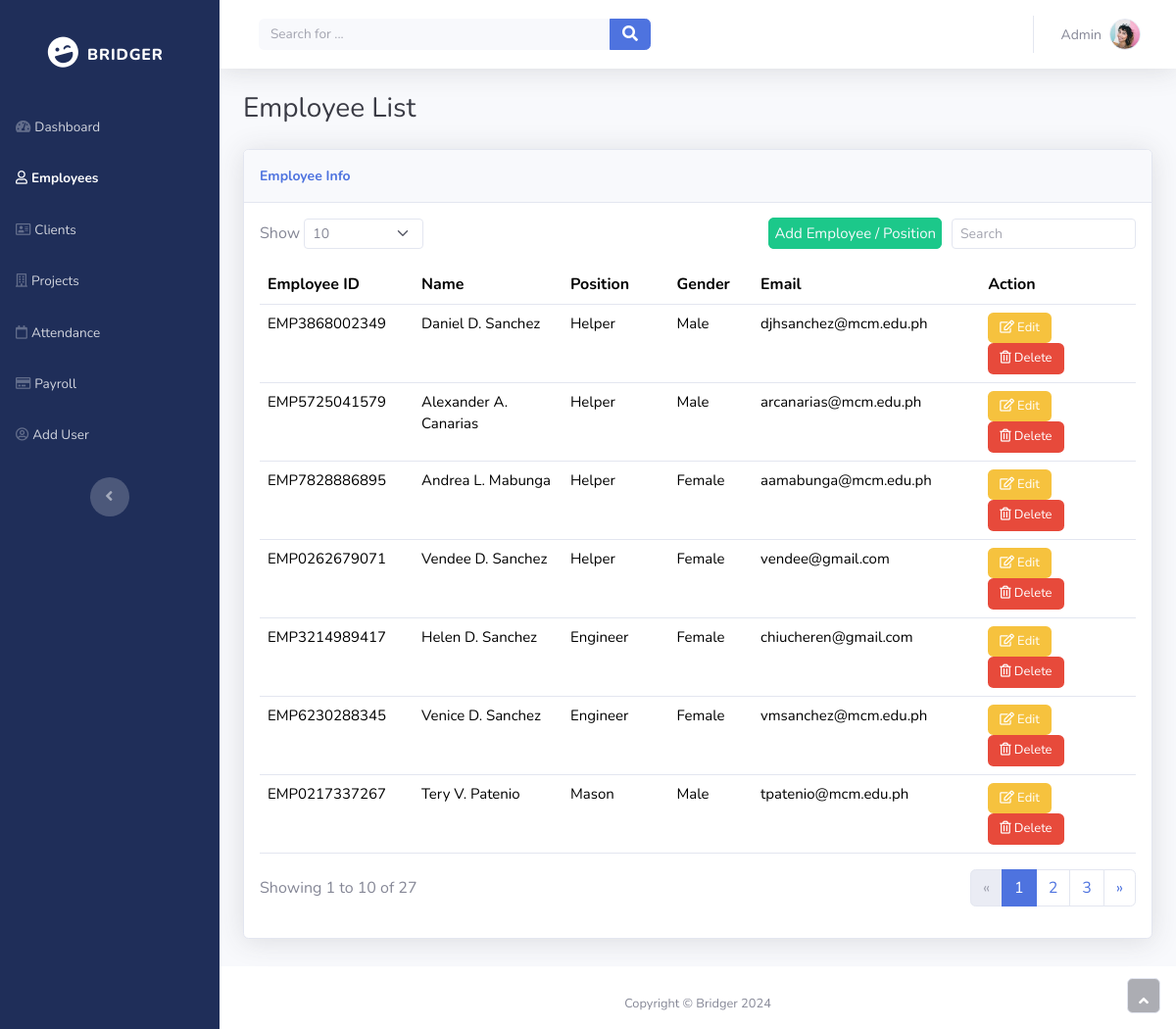
/n_employee, run on the app's committed database.
### tables this page shows
CREATE TABLE "employee" (
	"empID"	TEXT NOT NULL UNIQUE,
	"posID"	TEXT NOT NULL,
	"empFName"	TEXT NOT NULL,
	"empLName"	TEXT NOT NULL,
	"empInitial"	TEXT NOT NULL,
	"gender"	INTEGER NOT NULL,
	"birthdate"	TEXT NOT NULL,
	"age"	INTEGER NOT NULL,
	"contact"	NUMERIC NOT NULL,
	"email"	TEXT NOT NULL,
	PRIMARY KEY("empID"),
	FOREIGN KEY("posID") REFERENCES "position"("posID")
);

CREATE TABLE "position" (
	"posID"	TEXT NOT NULL UNIQUE,
	"type"	TEXT NOT NULL,
	PRIMARY KEY("posID")
);

CREATE TABLE "gender" (
	"gender_id"	INTEGER NOT NULL UNIQUE,
	"type"	TEXT NOT NULL,
	PRIMARY KEY("gender_id")
);

### app.py (the view)
@app.route('/n_employee')
def view_employees():
    try:
        connection = get_db_connection()
        cursor = connection.cursor()
        cursor.execute("SELECT * FROM EmployeeInfo")
        employees = cursor.fetchall()
        return render_template('n_employee.html', employees=employees)
    except Exception as e:
        return render_template('n_employee.html', message="Error fetching employees: {}".format(e))
    finally:
        connection.close()

### app.py (called while the page is built)
def get_db_connection():
    connection = sqlite3.connect('test.db')
    connection.row_factory = sqlite3.Row
    return connection

### templates/n_employee.html (shortened to what this page needs)
<!DOCTYPE html>
<html data-bs-theme="light" lang="en">
<head>
    <link rel="stylesheet" href="{{ url_for('static', filename='bootstrap/css/bootstrap.min.css') }}">
    <link rel="stylesheet" href="{{ url_for('static', filename='fonts/fontawesome-all.min.css') }}">
</head>
<body id="page-top">
    <div id="wrapper">
        <nav class="navbar align-items-start sidebar sidebar-dark accordion bg-gradient-primary p-0 navbar-dark" style="background: #1f2e59;--bs-primary: #1f2e59;--bs-primary-rgb: 31,46,89;">
            <div class="container-fluid d-flex flex-column p-0"><a class="navbar-brand d-flex justify-content-center align-items-center sidebar-brand m-0" href="#" style="padding-bottom: 79px;">
                    <div class="sidebar-brand-icon rotate-n-15"><i class="fas fa-laugh-wink" style="padding-bottom: 0px;padding-top: 63px;"></i></div>
                    <div class="sidebar-brand-text mx-3" style="padding-bottom: 0px;padding-top: 63px;"><span style="padding-bottom: 0px;padding-top: 63px;">bridger</span></div>
                </a>
                <ul class="navbar-nav text-light" id="accordionSidebar">
                    <li class="nav-item"><a class="nav-link" href="/n_dashboard"><i class="fas fa-tachometer-alt"></i><span>Dashboard</span></a></li>
                    <li class="nav-item"><a class="nav-link active" href="/n_employee"><i class="far fa-user"></i><span>Employees</span></a></li>
                    <li class="nav-item"><a class="nav-link" href="/n_client"><i class="far fa-address-card"></i><span>Clients</span></a></li>
                    <li class="nav-item"><a class="nav-link" href="/n_project"><i class="far fa-building"></i><span>Projects</span></a></li>
                    <li class="nav-item"><a class="nav-link" href="/n_attendance_project"><i class="far fa-calendar"></i><span>Attendance</span></a></li>
                    <li class="nav-item"><a class="nav-link" href="/#"><i class="far fa-credit-card"></i><span>Payroll</span></a></li>
                    <li class="nav-item"><a class="nav-link" href="/add_user"><i class="far fa-user-circle"></i></i><span>Add User</span></a></li>
                </ul>
                <div class="text-center d-none d-md-inline"><button class="btn rounded-circle border-0" id="sidebarToggle" type="button"></button></div>
            </div>
        </nav>
        <div class="d-flex flex-column" id="content-wrapper">
            <div id="content">
                <nav class="navbar navbar-expand bg-white shadow mb-4 topbar static-top navbar-light">
                    <div class="container-fluid"><button class="btn btn-link d-md-none rounded-circle me-3" id="sidebarToggleTop" type="button"></button>
                        <form id="searchForm" class="d-none d-sm-inline-block me-auto ms-md-3 my-2 my-md-0 mw-100 navbar-search" onsubmit="searchEmployee(); return false;">
                            <div class="input-group">
                                <input id="searchInput" class="bg-light form-control border-0 small" type="text" placeholder="Search for ...">
                                <button class="btn btn-primary py-0" type="submit"><i class="fas fa-search"></i></button>
                            </div>
                        </form>
                        <ul class="navbar-nav flex-nowrap ms-auto">
                            <li class="nav-item dropdown no-arrow">
                                <div class="nav-item dropdown no-arrow"><a class="dropdown-toggle nav-link" aria-expanded="false" data-bs-toggle="dropdown" href="#"><span class="d-none d-lg-inline me-2 text-gray-600 small">Admin</span><img class="border rounded-circle img-profile" src="{{ url_for('static', filename='img/avatars/avatar1.jpeg') }}"></a>
                                </div>
                            </li>
                        </ul>
                    </div>
                </nav>
                <div class="container-fluid">
                    <h3 class="text-dark mb-4">Employee List</h3>
                    <div class="card shadow">
                        <div class="card-header py-3" style="font-size: 14px;">
                            <p class="text-primary m-0 fw-bold">Employee Info</p>
                        </div>
                        <div class="card-body">
                            <div class="row">
                                <div class="col-md-6 text-nowrap">
                                    <div id="dataTable_length" class="dataTables_length" aria-controls="dataTable"><label class="form-label">Show&nbsp;<select class="d-inline-block form-select form-select-sm">
                                                <option value="10" selected="">10</option>
                                            </select>&nbsp;</label></div>
                                </div>
                                <div class="col-md-6">
                                    <div class="text-md-end dataTables_filter" id="dataTable_filter">
                                        <a href="/n_add_emp" style="margin-right: 10px;border-radius: 6px;border-style: solid;border-color: var(--bs-form-valid-color);background: var(--bs-form-valid-color);color: var(--bs-card-cap-bg);padding-right: 3px;padding-top: 3px;padding-bottom: 3px;padding-left: 3px;text-decoration: none;font-size: 15px;">Add Employee / Position</a><label class="form-label">
                                        <input type="search" class="form-control form-control-sm" aria-controls="dataTable" placeholder="Search"></label></div>
                                </div>
                            </div>
                            <div class="table-responsive table mt-2" id="dataTable" role="grid" aria-describedby="dataTable_info">
                                <table class="table my-0" id="dataTable">
                                    <thead>
                                        <tr>
                                            <th style="width: 43px;padding-right: 0px;">Employee ID</th>
                                            <th style="width: 30px;">Name</th>
                                            <th style="width: 30px;">Position</th>
                                            <th style="width: 30px;">Gender</th>
                                            <th style="width: 30px;">Email</th>
                                            <th style="width: 130.594px;">Action</th>
                                        </tr>
                                    </thead>
                                    <tbody>
                                    {% for employee in employees %}
                                        <tr id="employee_row_{{ employee[0] }}">
                                            <td style="padding-right: 0px;font-size: 15px;width: 107.969px;">{{ employee[0] }}</td>
                                            <td style="width: 124.969px;font-size: 15px;">{{ employee[1] }} {{ employee[3] }}. {{ employee[2] }}</td>
                                            <td style="width: 89.266px;font-size: 15px;">{{ employee[4] }}</td>
                                            <td style="font-size: 15px;width: 53.0312px;">{{ employee[5] }}</td>
                                            <td style="width: 125.047px;font-size: 15px;">{{ employee[6] }}</td>
                                            <td><button class="btn btn-primary" type="button" style="margin-right: 10px;background: var(--bs-yellow);border-style: none;font-size: 13px;"><i class="far fa-edit"></i>&nbsp;Edit</button>
                                                <button class="btn btn-primary delete-btn" type="button" style="background: var(--bs-form-invalid-border-color);border-style: none;font-size: 13px;" onclick="deleteEmployee('{{ employee[0] }}')">
                                                    <i class="far fa-trash-alt"></i>&nbsp;Delete
                                                </button>
                                            </td>
                                        </tr>
                                    {% endfor %}
                                    </tbody>
                                </table>
                            </div>
                            <div class="row">
                                <div class="col-md-6 align-self-center">
                                    <p id="dataTable_info" class="dataTables_info" role="status" aria-live="polite">Showing 1 to 10 of 27</p>
                                </div>
                                <div class="col-md-6">
                                    <nav class="d-lg-flex justify-content-lg-end dataTables_paginate paging_simple_numbers">
                                        <ul class="pagination">
                                            <li class="page-item disabled"><a class="page-link" aria-label="Previous" href="#"><span aria-hidden="true">«</span></a></li>
                                            <li class="page-item active"><a class="page-link" href="#">1</a></li>
                                            <li class="page-item"><a class="page-link" href="#">2</a></li>
                                            <li class="page-item"><a class="page-link" href="#">3</a></li>
                                            <li class="page-item"><a class="page-link" aria-label="Next" href="#"><span aria-hidden="true">»</span></a></li>
                                        </ul>
                                    </nav>
                                </div>
                            </div>
                        </div>
                    </div>
                </div>
            </div>
            <footer class="bg-white sticky-footer" style="height: 62.8px;margin-top: 28px;">
                <div class="container my-auto">
                    <div class="text-center my-auto copyright"><span>Copyright © Bridger 2024</span></div>
                </div>
            </footer>
        </div><a class="border rounded d-inline scroll-to-top" href="#page-top" style="height: 36px;width: 34px;"><i class="fas fa-angle-up"></i></a>
    </div>
</body>
</html>

### data on the page
employee: empID "EMP3868002349", empFName "Daniel", empInitial "D", empLName "Sanchez", type "Helper", type "Male", email "djhsanchez@mcm.edu.ph"
employee: empID "EMP5725041579", empFName "Alexander", empInitial "A", empLName "Canarias", type "Helper", type "Male", email "arcanarias@mcm.edu.ph"
employee: empID "EMP7828886895", empFName "Andrea", empInitial "L", empLName "Mabunga", type "Helper", type "Female", email "aamabunga@mcm.edu.ph"
employee: empID "EMP0262679071", empFName "Vendee", empInitial "D", empLName "Sanchez", type "Helper", type "Female", email "vendee@gmail.com"
employee: empID "EMP3214989417", empFName "Helen", empInitial "D", empLName "Sanchez", type "Engineer", type "Female", email "chiucheren@gmail.com"
employee: empID "EMP6230288345", empFName "Venice", empInitial "D", empLName "Sanchez", type "Engineer", type "Female", email "vmsanchez@mcm.edu.ph"
employee: empID "EMP0217337267", empFName "Tery", empInitial "V", empLName "Patenio", type "Mason", type "Male", email "tpatenio@mcm.edu.ph"
